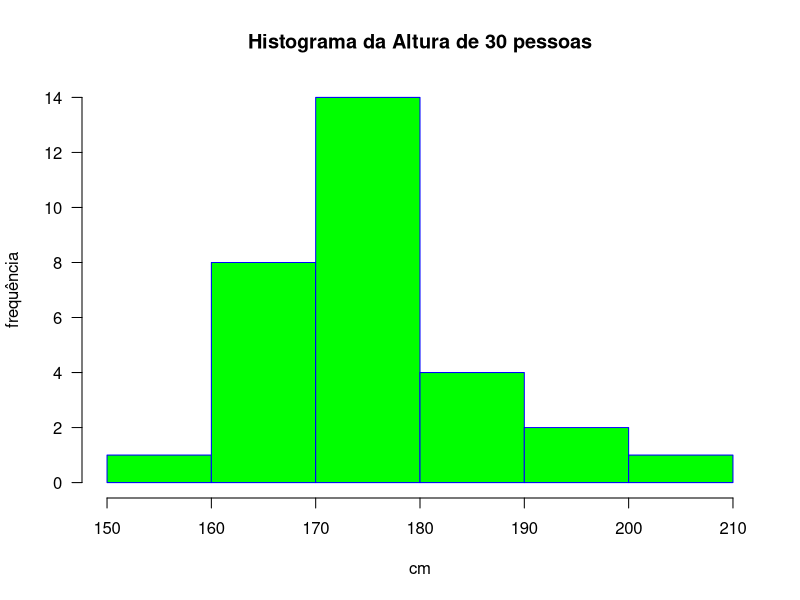
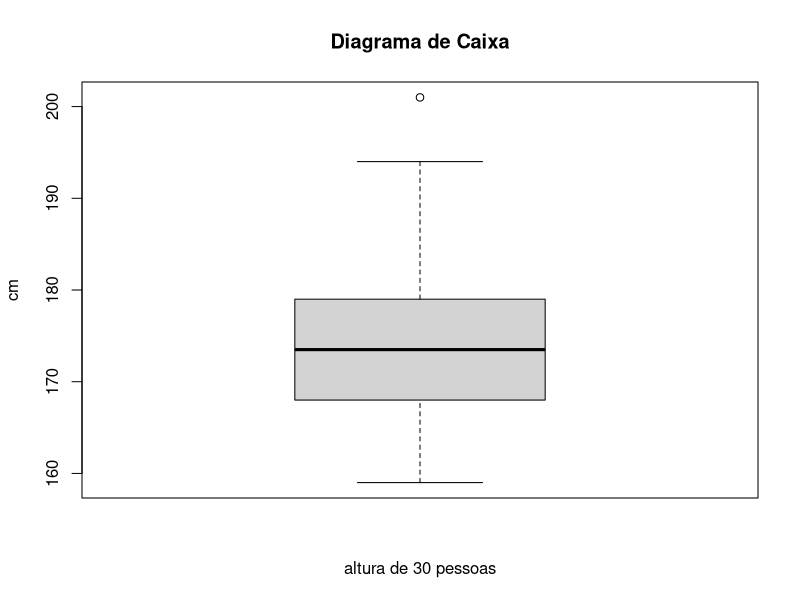

The R source for these figures, in order:
## ---- chunk 1
X <- c(21,23,25,28,31)
X
mediaX <- mean(X)
mediaX
## ---- chunk 2
X2 <- c(4,6,8)
X2
mediaX2 <- mean(X2)
mediaX2
## ---- chunk 3
X3 <- c(22,23,25,28,30)
X3
w3 <- c(8,7,3,1,1)
w3
wX3 <- w3*X3
mediaX3 <- sum(wX3)/sum(w3)
mediaX3
## ---- chunk 4
X4 <- c(4,6,8)
X4
w4 <- c(1,2,3)
w4
wX4 <- w4*X4
mediaX4 <- sum(wX4)/sum(w4)
round(mediaX4, digits = 1)
## ---- chunk 5
X5 <- c(4,6,8)
X5
n <- length(X5)
mediaX5 <- prod(X5)^(1/n)
round(mediaX5, digits = 1)
## ---- chunk 6
x6 <- c(4,6,8)
class(x6)
x6
w6 <- c(1,2,3)
w6
G2 <- round((prod(x6^w6))^(1/sum(w6)),1)
G2
## ---- chunk 7
w <- c(-3, -2, -1, 0, 1, 2, 3)
mediana1 <- median(w)
print(mediana1)
## ---- chunk 8
v <- c(-3, -2, -1, 1, 2, 3)
mediana2 <- median(v)
print(mediana2)
## ---- chunk 9
p <- c(0:100)
length(p)
quantile(p)
faixainterquant <- quantile(p,0.75) - quantile(p,0.25)
faixainterquant
## ---- chunk 10
p2 <- c(1:100)
length(p2)
quantile(p2)
faixainterquant2 <- quantile(p2,0.75) - quantile(p2,0.25)
faixainterquant2
## ---- chunk 11
# criando a função moda no R

getmode <- function(v) {
                        uniqv <- unique(v)
                        uniqv[which.max(tabulate(match(v, uniqv)))]
                        }
z <- c(2,1,2,3,1,2,3,4,1,5,5,3,2,3)
moda1 <- getmode(z)
print(moda1)
## ---- chunk 12
tail(X)
varX <- round(var(X),4)
varX
## ---- chunk 13
tail(X)
dpX <- round(sd(X),4)
dpX
## ---- chunk 14
X3 <- c(3,2,4,1)
mediaX3e2 <- sum(X3^2)/length(X3)
mediaX3 <- sum(X3)/length(X3)
varX3 <- mediaX3e2 - mediaX3^2
varX3
dpX3 <- round(sqrt(varX3),4)
dpX3
## ---- chunk 15
X <- c(159,161,162,164,166,167,168,168,169,170,171,171,
     172,173,173,174,174,174,175,176,177,178,179,180,
     181,183,185,190,194,201)
head(X)
obsX <- length(X)
obsX
faixaX <- range(X)
faixaX
## ---- chunk 16
grafico1 <- hist(X,
               main = "Histograma da Altura de 30 pessoas", #titulo do histograma
               xlab = "cm", # rotulo do eixo horizontal
               ylab = "frequência", # rotulo do eixo vertical
               border = "blue", # cor do contorno das barras
               col = "green", # cor das barras
               xlim = c(150,210), # limite inferior e superior
               las = 1, # rotacao do rotulo dos numeros do eixo vertical
               breaks = 5, # número de classes
               right = FALSE) # define intervalo do tipo [a,b). Se TRUE, (a,b].
## ---- chunk 17
nobs <- c(1:30)
dataX <- as.data.frame(cbind(nobs,X)) 
# transformando em data frame
tail(dataX) 
# mostrando as seis últimas observações
quebras <- seq(150,210, by = 10) 
# definindo os intervalos
quebras
## ---- chunk 18
dataX.cut <- cut(dataX$X, quebras, right = FALSE) 
# construindo as classes fechado a esq e aberto a direita
dataX.freq <- table(dataX.cut) 
# obtendo a frequência para cada classe.
dataXfreq <- cbind(dataX.freq) 
# colocando os dados em colunas
dataXfreq
## ---- chunk 19
boxplot(X, data = dataX, main = "Diagrama de Caixa", ylab = "cm", xlab = "altura de 30 pessoas")
## ---- chunk 20
C1 <- c(600,700,800,900)
R1 <- c(1000,1100,1300,1400)
mediaC1 <- sum(C1)/length(C1)
mediaR1 <- sum(R1)/length(R1)
mediaC1R1 <- sum(C1*R1)/length(C1)
covC1R1 <- mediaC1R1 - mediaC1*mediaR1
covC1R1
cov(C1,R1)
## ---- chunk 21
medC1 <- sum(C1)/length(C1)
medR1 <- sum(R1)/length(R1)
varC1 <- (sum((C1 - medC1)^2)) / length(C1)
varC1
varR1 <- (sum((R1 - medR1)^2)) / length(R1)
varR1
dpC1 <- abs(sqrt(varC1))
dpR1 <- abs(sqrt(varR1))
corrC1R1 <- round(covC1R1 / (dpC1 * dpR1),4)
corrC1R1
## ---- chunk 22
round(cor(C1,R1),4)
